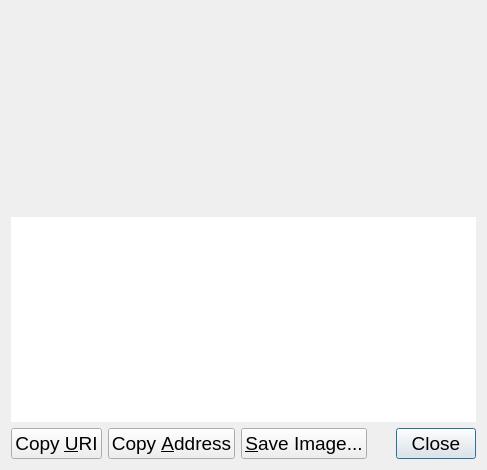
<?xml version="1.0" encoding="UTF-8"?>
<ui version="4.0">
 <class>ReceiveRequestDialog</class>
 <widget class="QDialog" name="ReceiveRequestDialog">
  <property name="geometry">
   <rect>
    <x>0</x>
    <y>0</y>
    <width>487</width>
    <height>470</height>
   </rect>
  </property>
  <property name="font">
   <font>
    
    <pointsize>14</pointsize>
   </font>
  </property>
  <layout class="QVBoxLayout" name="verticalLayout_3">
   <item>
    <widget class="QRImageWidget" name="lblQRCode">
     <property name="sizePolicy">
      <sizepolicy hsizetype="Expanding" vsizetype="Fixed">
       <horstretch>0</horstretch>
       <verstretch>0</verstretch>
      </sizepolicy>
     </property>
     <property name="minimumSize">
      <size>
       <width>300</width>
       <height>200</height>
      </size>
     </property>
     <property name="maximumSize">
      <size>
       <width>16777215</width>
       <height>300</height>
      </size>
     </property>
     <property name="toolTip">
      <string>QR Code</string>
     </property>
     <property name="textFormat">
      <enum>Qt::PlainText</enum>
     </property>
     <property name="alignment">
      <set>Qt::AlignCenter</set>
     </property>
     <property name="wordWrap">
      <bool>true</bool>
     </property>
    </widget>
   </item>
   <item>
    <widget class="QTextEdit" name="outUri">
     <property name="sizePolicy">
      <sizepolicy hsizetype="Expanding" vsizetype="Expanding">
       <horstretch>0</horstretch>
       <verstretch>0</verstretch>
      </sizepolicy>
     </property>
     <property name="minimumSize">
      <size>
       <width>0</width>
       <height>50</height>
      </size>
     </property>
     <property name="frameShape">
      <enum>QFrame::NoFrame</enum>
     </property>
     <property name="frameShadow">
      <enum>QFrame::Plain</enum>
     </property>
     <property name="tabChangesFocus">
      <bool>true</bool>
     </property>
     <property name="textInteractionFlags">
      <set>Qt::TextSelectableByKeyboard|Qt::TextSelectableByMouse</set>
     </property>
    </widget>
   </item>
   <item>
    <layout class="QHBoxLayout" name="horizontalLayout">
     <item>
      <widget class="QPushButton" name="btnCopyURI">
       <property name="text">
        <string>Copy &amp;URI</string>
       </property>
       <property name="autoDefault">
        <bool>false</bool>
       </property>
      </widget>
     </item>
     <item>
      <widget class="QPushButton" name="btnCopyAddress">
       <property name="text">
        <string>Copy &amp;Address</string>
       </property>
       <property name="autoDefault">
        <bool>false</bool>
       </property>
      </widget>
     </item>
     <item>
      <widget class="QPushButton" name="btnSaveAs">
       <property name="text">
        <string>&amp;Save Image...</string>
       </property>
       <property name="autoDefault">
        <bool>false</bool>
       </property>
      </widget>
     </item>
     <item>
      <spacer name="horizontalSpacer_2">
       <property name="orientation">
        <enum>Qt::Horizontal</enum>
       </property>
       <property name="sizeHint" stdset="0">
        <size>
         <width>40</width>
         <height>20</height>
        </size>
       </property>
      </spacer>
     </item>
     <item>
      <widget class="QDialogButtonBox" name="buttonBox">
       <property name="standardButtons">
        <set>QDialogButtonBox::Close</set>
       </property>
      </widget>
     </item>
    </layout>
   </item>
  </layout>
 </widget>
 <customwidgets>
  <customwidget>
   <class>QRImageWidget</class>
   <extends>QLabel</extends>
   <header>receiverequestdialog.h</header>
  </customwidget>
 </customwidgets>
 <resources/>
 <connections>
  <connection>
   <sender>buttonBox</sender>
   <signal>rejected()</signal>
   <receiver>ReceiveRequestDialog</receiver>
   <slot>reject()</slot>
   <hints>
    <hint type="sourcelabel">
     <x>452</x>
     <y>573</y>
    </hint>
    <hint type="destinationlabel">
     <x>243</x>
     <y>298</y>
    </hint>
   </hints>
  </connection>
  <connection>
   <sender>buttonBox</sender>
   <signal>accepted()</signal>
   <receiver>ReceiveRequestDialog</receiver>
   <slot>accept()</slot>
   <hints>
    <hint type="sourcelabel">
     <x>452</x>
     <y>573</y>
    </hint>
    <hint type="destinationlabel">
     <x>243</x>
     <y>298</y>
    </hint>
   </hints>
  </connection>
 </connections>
</ui>
